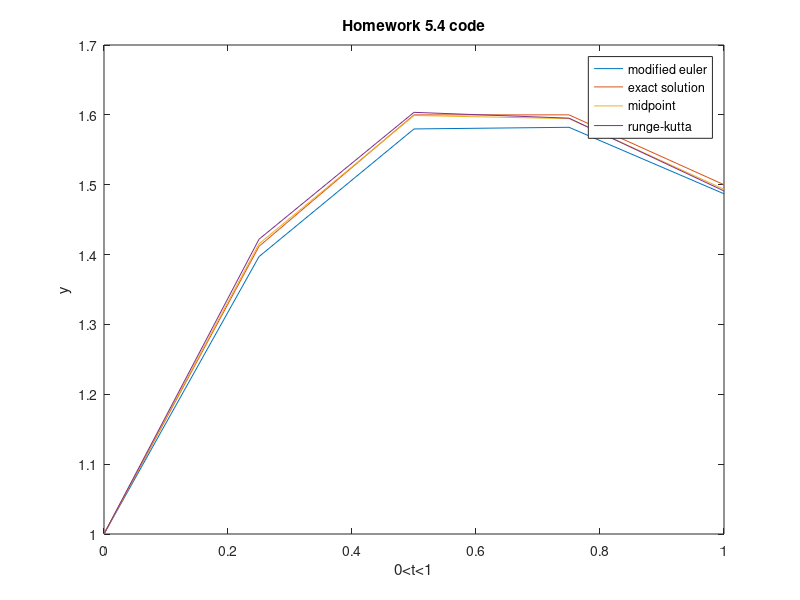

The MATLAB source for this figure:
%% 4a
a = 0;
b = 1;
h = 0.25;
N = (b-a)/h;
t = a:h:b;
y(1) = 1;
for i=1:N
    f = (2-2*t(i)*y(i)) / (t(i)^2 + 1);
    k1 = (2-2*t(i+1)*(y(i)+h*f)) / (t(i+1)^2 + 1);
    y(i+1) = y(i) + (h/2)*(f+k1);
end
plot(t, y, 'DisplayName', 'modified euler');
hold on
yexact(1)=1;
for i=1:N+1
    yexact(i)=(2*t(i)+1)/(t(i)^2 + 1);
end
plot(t, yexact, 'DisplayName', 'exact solution');
title('Homework 5.4 code');
xlabel('0<t<1');
ylabel('y');


%% Midpoint Method
ym(1) = 1;
for i=1:N
    f = (2-2*t(i)*ym(i)) / (t(i)^2 + 1);
    c = t(i) + h/2;
    d = y(i) + (h/2) * f;
    g = (2-2*c*d) / (c^2 + 1);
    ym(i+1) = ym(i)+h*g;
end
plot(t, ym, 'DisplayName','midpoint');
%% Runge-Kutta order 4
yr(1) = 1;
for i=1:N
    f = (2-2*t(i)*yr(i)) / (t(i)^2 + 1);
    c = t(i) + h/2;
    d = yr(i) + (1/2) * k1;
    k1 = h*f;
    k2 = h*(2-2*c*d) / (c^2 + 1);
    e = yr(i) + (1/2) * k2;
    k3 = h*(2-2*c*e) / (c^2 + 1);
    w = yr(i)+k3;
    k4 = h * (2-2*t(i+1)*w) / (t(i+1)^2 + 1);

    yr(i+1) = yr(i) + (1/6)*(k1 + 2*k2 + 2*k3 + k4);
end
plot(t, yr, 'DisplayName','runge-kutta')
legend
hold off
    






